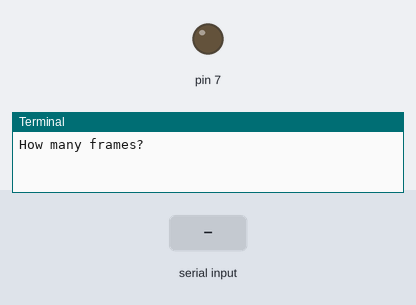
Recording of a program running on a simulated Raspberry Pi (header pin numbers). On the bench: output pins drawn as LEDs (lit = HIGH), the last lines printed to the terminal. The inputs (shaded band) are chosen by the test bench. The camera gives no picture and a still takes 0.5 s; the clock reads 2024-03-15 10:24:30 at power-on unless the program sets it.

Above: at 1.2 s.
1.3 s: "5" typed at the terminal, then Enter
2.8 s: "90" typed at the terminal, then Enter
At 3.2 s:
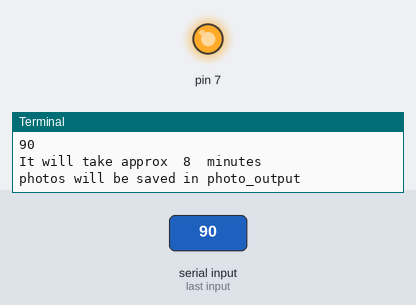
Timing chart, 0 to 5.8 s (numbered marks = the images above; inputs shaded):
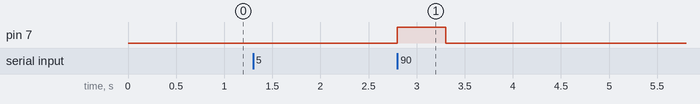

Measured:
- after the input at 2.8 s, pin 7: LOW → HIGH at once, → LOW 0.50 s later

The program:

ITTimeLapse.py
```python
# Timelapse camera using Lisiparoi flash connected to GPIO7

from picamera import PiCamera
import time
import RPi.GPIO as GPIO
GPIO.setmode(GPIO.BOARD)
GPIO.setup(7,GPIO.OUT)
GPIO.output(7,GPIO.LOW)

frames = int(input("How many frames? "))
timebetween = int(input("Interval between each photo "))
actual_timebetween = timebetween - 6
framecount = 0
total_time = round((frames * timebetween)/60)
print ("It will take approx ",total_time," minutes")
print ("photos will be saved in photo_output")


while framecount < frames:
	with PiCamera() as camera:
	#	camera.start_preview()
		GPIO.output(7,GPIO.HIGH)
		localtime = time.asctime( time.localtime(time.time()) )
		camera.annotate_text=localtime
		camera.capture('/home/pi/photo_output/image%s.jpg'%(framecount))
		framecount +=1
		GPIO.output(7,GPIO.LOW)
		time.sleep(actual_timebetween)
#camera.stop_preview()
```
